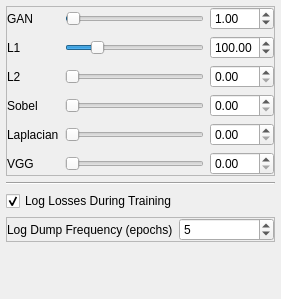
                                <widget class="QWidget" name="loss_tab">
                                 <property name="geometry">
                                  <rect>
                                   <x>0</x>
                                   <y>0</y>
                                   <width>281</width>
                                   <height>299</height>
                                  </rect>
                                 </property>
                                 <layout class="QVBoxLayout" name="verticalLayout_16">
                                  <property name="leftMargin">
                                   <number>6</number>
                                  </property>
                                  <property name="topMargin">
                                   <number>6</number>
                                  </property>
                                  <property name="rightMargin">
                                   <number>6</number>
                                  </property>
                                  <property name="bottomMargin">
                                   <number>6</number>
                                  </property>
                                  <item>
                                   <widget class="QFrame" name="frame_25">
                                    <property name="frameShape">
                                     <enum>QFrame::StyledPanel</enum>
                                    </property>
                                    <property name="frameShadow">
                                     <enum>QFrame::Raised</enum>
                                    </property>
                                    <layout class="QFormLayout" name="formLayout_2">
                                     <property name="leftMargin">
                                      <number>0</number>
                                     </property>
                                     <property name="topMargin">
                                      <number>0</number>
                                     </property>
                                     <property name="rightMargin">
                                      <number>0</number>
                                     </property>
                                     <property name="bottomMargin">
                                      <number>0</number>
                                     </property>
                                     <item row="1" column="0">
                                      <widget class="QLabel" name="label_13">
                                       <property name="text">
                                        <string>L1</string>
                                       </property>
                                      </widget>
                                     </item>
                                     <item row="1" column="1">
                                      <layout class="QHBoxLayout" name="horizontalLayout_10">
                                       <item>
                                        <widget class="QSlider" name="lambda_l1_slider">
                                         <property name="maximum">
                                          <number>500</number>
                                         </property>
                                         <property name="value">
                                          <number>100</number>
                                         </property>
                                         <property name="orientation">
                                          <enum>Qt::Horizontal</enum>
                                         </property>
                                        </widget>
                                       </item>
                                       <item>
                                        <widget class="QDoubleSpinBox" name="lambda_l1">
                                         <property name="maximum">
                                          <double>500.000000000000000</double>
                                         </property>
                                         <property name="singleStep">
                                          <double>5.000000000000000</double>
                                         </property>
                                         <property name="value">
                                          <double>100.000000000000000</double>
                                         </property>
                                        </widget>
                                       </item>
                                      </layout>
                                     </item>
                                     <item row="3" column="0">
                                      <widget class="QLabel" name="label_17">
                                       <property name="text">
                                        <string>Sobel</string>
                                       </property>
                                      </widget>
                                     </item>
                                     <item row="3" column="1">
                                      <layout class="QHBoxLayout" name="horizontalLayout_11">
                                       <item>
                                        <widget class="QSlider" name="lambda_sobel_slider">
                                         <property name="maximum">
                                          <number>100</number>
                                         </property>
                                         <property name="orientation">
                                          <enum>Qt::Horizontal</enum>
                                         </property>
                                        </widget>
                                       </item>
                                       <item>
                                        <widget class="QDoubleSpinBox" name="lambda_sobel">
                                         <property name="maximum">
                                          <double>500.000000000000000</double>
                                         </property>
                                         <property name="value">
                                          <double>0.000000000000000</double>
                                         </property>
                                        </widget>
                                       </item>
                                      </layout>
                                     </item>
                                     <item row="4" column="0">
                                      <widget class="QLabel" name="label_37">
                                       <property name="text">
                                        <string>Laplacian</string>
                                       </property>
                                      </widget>
                                     </item>
                                     <item row="5" column="0">
                                      <widget class="QLabel" name="label_38">
                                       <property name="text">
                                        <string>VGG</string>
                                       </property>
                                      </widget>
                                     </item>
                                     <item row="4" column="1">
                                      <layout class="QHBoxLayout" name="horizontalLayout_28">
                                       <item>
                                        <widget class="QSlider" name="lambda_laplacian_slider">
                                         <property name="maximum">
                                          <number>100</number>
                                         </property>
                                         <property name="orientation">
                                          <enum>Qt::Horizontal</enum>
                                         </property>
                                        </widget>
                                       </item>
                                       <item>
                                        <widget class="QDoubleSpinBox" name="lambda_laplacian">
                                         <property name="maximum">
                                          <double>500.000000000000000</double>
                                         </property>
                                         <property name="value">
                                          <double>0.000000000000000</double>
                                         </property>
                                        </widget>
                                       </item>
                                      </layout>
                                     </item>
                                     <item row="5" column="1">
                                      <layout class="QHBoxLayout" name="horizontalLayout_27">
                                       <item>
                                        <widget class="QSlider" name="lambda_vgg_slider">
                                         <property name="maximum">
                                          <number>100</number>
                                         </property>
                                         <property name="value">
                                          <number>0</number>
                                         </property>
                                         <property name="orientation">
                                          <enum>Qt::Horizontal</enum>
                                         </property>
                                        </widget>
                                       </item>
                                       <item>
                                        <widget class="QDoubleSpinBox" name="lambda_vgg">
                                         <property name="maximum">
                                          <double>500.000000000000000</double>
                                         </property>
                                         <property name="value">
                                          <double>0.000000000000000</double>
                                         </property>
                                        </widget>
                                       </item>
                                      </layout>
                                     </item>
                                     <item row="0" column="0">
                                      <widget class="QLabel" name="label_28">
                                       <property name="text">
                                        <string>GAN</string>
                                       </property>
                                      </widget>
                                     </item>
                                     <item row="0" column="1">
                                      <layout class="QHBoxLayout" name="horizontalLayout_52">
                                       <item>
                                        <widget class="QSlider" name="lambda_gan_slider">
                                         <property name="maximum">
                                          <number>100</number>
                                         </property>
                                         <property name="value">
                                          <number>1</number>
                                         </property>
                                         <property name="orientation">
                                          <enum>Qt::Horizontal</enum>
                                         </property>
                                        </widget>
                                       </item>
                                       <item>
                                        <widget class="QDoubleSpinBox" name="lambda_gan">
                                         <property name="maximum">
                                          <double>100.000000000000000</double>
                                         </property>
                                         <property name="value">
                                          <double>1.000000000000000</double>
                                         </property>
                                        </widget>
                                       </item>
                                      </layout>
                                     </item>
                                     <item row="2" column="0">
                                      <widget class="QLabel" name="label_29">
                                       <property name="text">
                                        <string>L2</string>
                                       </property>
                                      </widget>
                                     </item>
                                     <item row="2" column="1">
                                      <layout class="QHBoxLayout" name="horizontalLayout_78">
                                       <item>
                                        <widget class="QSlider" name="lambda_l2_slider">
                                         <property name="orientation">
                                          <enum>Qt::Horizontal</enum>
                                         </property>
                                        </widget>
                                       </item>
                                       <item>
                                        <widget class="QDoubleSpinBox" name="lambda_l2">
                                         <property name="maximum">
                                          <double>500.000000000000000</double>
                                         </property>
                                         <property name="singleStep">
                                          <double>5.000000000000000</double>
                                         </property>
                                        </widget>
                                       </item>
                                      </layout>
                                     </item>
                                    </layout>
                                   </widget>
                                  </item>
                                  <item>
                                   <widget class="Line" name="line_44">
                                    <property name="orientation">
                                     <enum>Qt::Horizontal</enum>
                                    </property>
                                   </widget>
                                  </item>
                                  <item>
                                   <widget class="QCheckBox" name="log_losses">
                                    <property name="text">
                                     <string>Log Losses During Training</string>
                                    </property>
                                    <property name="checked">
                                     <bool>true</bool>
                                    </property>
                                   </widget>
                                  </item>
                                  <item>
                                   <widget class="QFrame" name="log_loss_settings">
                                    <property name="frameShape">
                                     <enum>QFrame::StyledPanel</enum>
                                    </property>
                                    <property name="frameShadow">
                                     <enum>QFrame::Raised</enum>
                                    </property>
                                    <layout class="QHBoxLayout" name="horizontalLayout_108">
                                     <property name="leftMargin">
                                      <number>0</number>
                                     </property>
                                     <property name="topMargin">
                                      <number>0</number>
                                     </property>
                                     <property name="rightMargin">
                                      <number>0</number>
                                     </property>
                                     <property name="bottomMargin">
                                      <number>0</number>
                                     </property>
                                     <item>
                                      <widget class="QLabel" name="label_18">
                                       <property name="sizePolicy">
                                        <sizepolicy hsizetype="Maximum" vsizetype="Preferred">
                                         <horstretch>0</horstretch>
                                         <verstretch>0</verstretch>
                                        </sizepolicy>
                                       </property>
                                       <property name="text">
                                        <string>Log Dump Frequency (epochs)</string>
                                       </property>
                                      </widget>
                                     </item>
                                     <item>
                                      <widget class="QSpinBox" name="loss_dump_frequency">
                                       <property name="minimum">
                                        <number>1</number>
                                       </property>
                                       <property name="maximum">
                                        <number>999</number>
                                       </property>
                                       <property name="singleStep">
                                        <number>1</number>
                                       </property>
                                       <property name="value">
                                        <number>5</number>
                                       </property>
                                      </widget>
                                     </item>
                                    </layout>
                                   </widget>
                                  </item>
                                  <item>
                                   <spacer name="verticalSpacer_5">
                                    <property name="orientation">
                                     <enum>Qt::Vertical</enum>
                                    </property>
                                    <property name="sizeHint" stdset="0">
                                     <size>
                                      <width>20</width>
                                      <height>356</height>
                                     </size>
                                    </property>
                                   </spacer>
                                  </item>
                                 </layout>
                                </widget>
